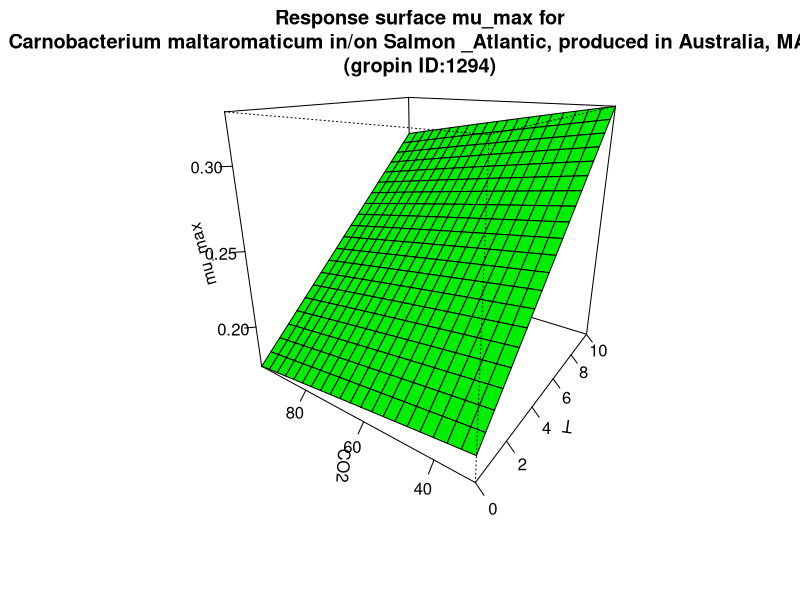

Here is the R script that generated this plot:
#############################
# start of Parameter script
#############################
T <- seq(0,10.01,length.out=21)
CO2 <- seq(29.97002997003,98.098,length.out=21)
#############################
# end of Parameter script
#############################
############################# 
# start of Model script Gropin ID 1294 
#############################
 
# constant coefficients for this model
 
variables <- data.frame(T,CO2)
argumentsPar <- expand.grid(variables)
 
# heart of the model
response_surface <- function(T,CO2) {
   mumax <-6.88*(10^-4)*(T+13.25)*sqrt(452-CO2)

return(mumax=mumax)
} 

# output parameters
mumax <- cbind(argumentsPar,response_surface(argumentsPar['T'],argumentsPar['CO2']))
colnames(mumax) <- c(colnames(argumentsPar),'mumax')
#############################
# End of Model script
#############################
############################# 
# start of Visualisation script Gropin ID 1294 
#############################
persp(T,CO2,matrix(unlist(mumax$mumax),nrow=21),col = 'green',xlab='T',ylab='CO2',zlab='mu_max',main='Response surface mu_max for
Carnobacterium maltaromaticum in/on Salmon _Atlantic, produced in Australia, MAP_
(gropin ID:1294)',theta=305,phi=20,shade=0.25,ticktype = 'detailed')
#############################
# End of Visualisation script
#############################
